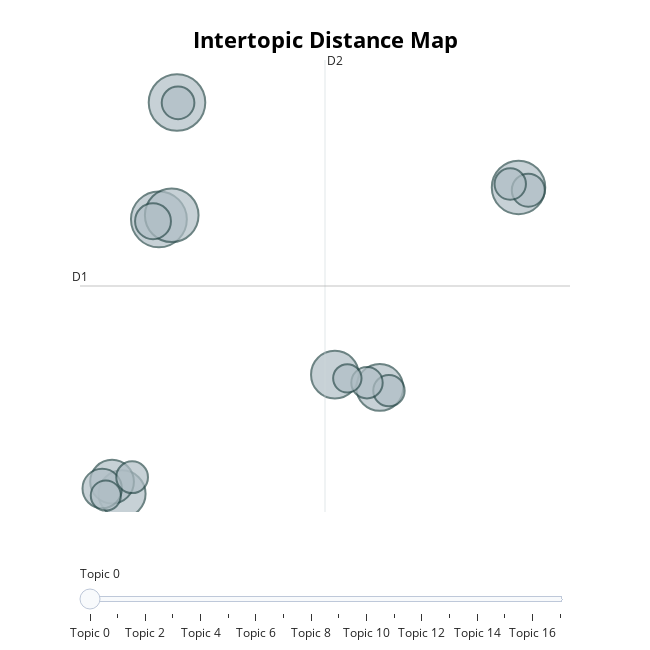

Notebook source saved alongside this figure:
### Code cell
topic_model.visualize_topics()

### Figure 1 — Plotly figure (JSON) as saved in the notebook; plotly's stock layout.template omitted (floating-point values rounded to 4 significant figures)
{"data": [{"customdata": [[0, "learn trade | learn job | little bit | dont money | went school", 159], [1, "quit job | new job | changing jobs | leave job | current job", 155], [2, "career development | stable job | starting business | difficult decision | firsttier city", 143], [3, "end relationship | decision break | decision end | break boyfriend | longterm relationship", 142], [4, "entrance examination | postgraduate entrance | college entrance | college entrance examination | postgraduate entrance examination", 113], [5, "pay loan | buy car | buying new | decided buy | buy new", 110], [6, "sri lanka | study abroad | decided abroad | away family | return sri", 109], [7, "seriously ill | heart surgery | care father | mothers condition | new city", 95], [8, "sons house | family members | children need | birth daughter | help convince", 77], [9, "hardest decision | decision ive | hardest decision ive | change jobs | decision change", 64], [10, "decision divorce | divorce husband | second decision | years ago | divorce decision", 54], [11, "took decision | dont money rent | buy bicycle | dont money rent store | money rent store", 53], [12, "cesarean section | got pregnant | second child | terminate pregnancy | grow hair", 50], [13, "decision married | life partner | getting married | decided married | right person", 49], [14, "moving city | change city | moved city | place residence | change place residence", 49], [15, "masters degree | school years | higher education | bachelors degree | year years", 49], [16, "paddy field | house land | land brothers | brothers father | land care", 45], [17, "high school | choosing university | preference list | decision life choosing | middle school", 40]], "hovertemplate": "<b>Topic %{customdata[0]}</b><br>%{customdata[1]}<br>Size: %{customdata[2]}", "legendgroup": "", "marker": {"color": "#B0BEC5", "line": {"color": "DarkSlateGrey", "width": 2}, "size": [159, 155, 143, 142, 113, 110, 109, 95, 77, 64, 54, 53, 50, 49, 49, 49, 45, 40], "sizemode": "area", "sizeref": 0.09938, "symbol": "circle"}, "mode": "markers", "name": "", "orientation": "v", "showlegend": false, "type": "scatter", "x": [-1.597, -1.992, -1.712, 5.859, 1.85, -2.796, 2.831, -3.015, -3.23, -2.121, 6.072, -1.574, -2.577, 5.679, 3.031, 2.551, -3.151, 2.122], "xaxis": "x", "y": [19.49, 11.45, 11.73, 13.65, 0.7691, -7.43, -0.1116, -6.595, -7.063, 11.32, 13.46, 19.47, -6.286, 13.88, -0.3306, 0.2146, -7.547, 0.514], "yaxis": "y"}], "layout": {"annotations": [{"showarrow": false, "text": "D1", "x": -3.715, "y": 6.867, "yshift": 10}, {"showarrow": false, "text": "D2", "x": 1.634, "xshift": 10, "y": 22.41}], "height": 650, "hoverlabel": {"bgcolor": "white", "font": {"family": "Rockwell", "size": 16}}, "legend": {"itemsizing": "constant", "tracegroupgap": 0}, "margin": {"t": 60}, "shapes": [{"line": {"color": "#CFD8DC", "width": 2}, "type": "line", "x0": 1.634, "x1": 1.634, "y0": -8.679, "y1": 22.41}, {"line": {"color": "#9E9E9E", "width": 2}, "type": "line", "x0": -3.715, "x1": 6.983, "y0": 6.867, "y1": 6.867}], "sliders": [{"active": 0, "pad": {"t": 50}, "steps": [{"args": [{"marker.color": [["red", "#B0BEC5", "#B0BEC5", "#B0BEC5", "#B0BEC5", "#B0BEC5", "#B0BEC5", "#B0BEC5", "#B0BEC5", "#B0BEC5", "#B0BEC5", "#B0BEC5", "#B0BEC5", "#B0BEC5", "#B0BEC5", "#B0BEC5", "#B0BEC5", "#B0BEC5"]]}], "label": "Topic 0", "method": "update"}, {"args": [{"marker.color": [["#B0BEC5", "red", "#B0BEC5", "#B0BEC5", "#B0BEC5", "#B0BEC5", "#B0BEC5", "#B0BEC5", "#B0BEC5", "#B0BEC5", "#B0BEC5", "#B0BEC5", "#B0BEC5", "#B0BEC5", "#B0BEC5", "#B0BEC5", "#B0BEC5", "#B0BEC5"]]}], "label": "Topic 1", "method": "update"}, {"args": [{"marker.color": [["#B0BEC5", "#B0BEC5", "red", "#B0BEC5", "#B0BEC5", "#B0BEC5", "#B0BEC5", "#B0BEC5", "#B0BEC5", "#B0BEC5", "#B0BEC5", "#B0BEC5", "#B0BEC5", "#B0BEC5", "#B0BEC5", "#B0BEC5", "#B0BEC5", "#B0BEC5"]]}], "label": "Topic 2", "method": "update"}, {"args": [{"marker.color": [["#B0BEC5", "#B0BEC5", "#B0BEC5", "red", "#B0BEC5", "#B0BEC5", "#B0BEC5", "#B0BEC5", "#B0BEC5", "#B0BEC5", "#B0BEC5", "#B0BEC5", "#B0BEC5", "#B0BEC5", "#B0BEC5", "#B0BEC5", "#B0BEC5", "#B0BEC5"]]}], "label": "Topic 3", "method": "update"}, {"args": [{"marker.color": [["#B0BEC5", "#B0BEC5", "#B0BEC5", "#B0BEC5", "red", "#B0BEC5", "#B0BEC5", "#B0BEC5", "#B0BEC5", "#B0BEC5", "#B0BEC5", "#B0BEC5", "#B0BEC5", "#B0BEC5", "#B0BEC5", "#B0BEC5", "#B0BEC5", "#B0BEC5"]]}], "label": "Topic 4", "method": "update"}, {"args": [{"marker.color": [["#B0BEC5", "#B0BEC5", "#B0BEC5", "#B0BEC5", "#B0BEC5", "red", "#B0BEC5", "#B0BEC5", "#B0BEC5", "#B0BEC5", "#B0BEC5", "#B0BEC5", "#B0BEC5", "#B0BEC5", "#B0BEC5", "#B0BEC5", "#B0BEC5", "#B0BEC5"]]}], "label": "Topic 5", "method": "update"}, {"args": [{"marker.color": [["#B0BEC5", "#B0BEC5", "#B0BEC5", "#B0BEC5", "#B0BEC5", "#B0BEC5", "red", "#B0BEC5", "#B0BEC5", "#B0BEC5", "#B0BEC5", "#B0BEC5", "#B0BEC5", "#B0BEC5", "#B0BEC5", "#B0BEC5", "#B0BEC5", "#B0BEC5"]]}], "label": "Topic 6", "method": "update"}, {"args": [{"marker.color": [["#B0BEC5", "#B0BEC5", "#B0BEC5", "#B0BEC5", "#B0BEC5", "#B0BEC5", "#B0BEC5", "red", "#B0BEC5", "#B0BEC5", "#B0BEC5", "#B0BEC5", "#B0BEC5", "#B0BEC5", "#B0BEC5", "#B0BEC5", "#B0BEC5", "#B0BEC5"]]}], "label": "Topic 7", "method": "update"}, {"args": [{"marker.color": [["#B0BEC5", "#B0BEC5", "#B0BEC5", "#B0BEC5", "#B0BEC5", "#B0BEC5", "#B0BEC5", "#B0BEC5", "red", "#B0BEC5", "#B0BEC5", "#B0BEC5", "#B0BEC5", "#B0BEC5", "#B0BEC5", "#B0BEC5", "#B0BEC5", "#B0BEC5"]]}], "label": "Topic 8", "method": "update"}, {"args": [{"marker.color": [["#B0BEC5", "#B0BEC5", "#B0BEC5", "#B0BEC5", "#B0BEC5", "#B0BEC5", "#B0BEC5", "#B0BEC5", "#B0BEC5", "red", "#B0BEC5", "#B0BEC5", "#B0BEC5", "#B0BEC5", "#B0BEC5", "#B0BEC5", "#B0BEC5", "#B0BEC5"]]}], "label": "Topic 9", "method": "update"}, {"args": [{"marker.color": [["#B0BEC5", "#B0BEC5", "#B0BEC5", "#B0BEC5", "#B0BEC5", "#B0BEC5", "#B0BEC5", "#B0BEC5", "#B0BEC5", "#B0BEC5", "red", "#B0BEC5", "#B0BEC5", "#B0BEC5", "#B0BEC5", "#B0BEC5", "#B0BEC5", "#B0BEC5"]]}], "label": "Topic 10", "method": "update"}, {"args": [{"marker.color": [["#B0BEC5", "#B0BEC5", "#B0BEC5", "#B0BEC5", "#B0BEC5", "#B0BEC5", "#B0BEC5", "#B0BEC5", "#B0BEC5", "#B0BEC5", "#B0BEC5", "red", "#B0BEC5", "#B0BEC5", "#B0BEC5", "#B0BEC5", "#B0BEC5", "#B0BEC5"]]}], "label": "Topic 11", "method": "update"}, {"args": [{"marker.color": [["#B0BEC5", "#B0BEC5", "#B0BEC5", "#B0BEC5", "#B0BEC5", "#B0BEC5", "#B0BEC5", "#B0BEC5", "#B0BEC5", "#B0BEC5", "#B0BEC5", "#B0BEC5", "red", "#B0BEC5", "#B0BEC5", "#B0BEC5", "#B0BEC5", "#B0BEC5"]]}], "label": "Topic 12", "method": "update"}, {"args": [{"marker.color": [["#B0BEC5", "#B0BEC5", "#B0BEC5", "#B0BEC5", "#B0BEC5", "#B0BEC5", "#B0BEC5", "#B0BEC5", "#B0BEC5", "#B0BEC5", "#B0BEC5", "#B0BEC5", "#B0BEC5", "red", "#B0BEC5", "#B0BEC5", "#B0BEC5", "#B0BEC5"]]}], "label": "Topic 13", "method": "update"}, {"args": [{"marker.color": [["#B0BEC5", "#B0BEC5", "#B0BEC5", "#B0BEC5", "#B0BEC5", "#B0BEC5", "#B0BEC5", "#B0BEC5", "#B0BEC5", "#B0BEC5", "#B0BEC5", "#B0BEC5", "#B0BEC5", "#B0BEC5", "red", "#B0BEC5", "#B0BEC5", "#B0BEC5"]]}], "label": "Topic 14", "method": "update"}, {"args": [{"marker.color": [["#B0BEC5", "#B0BEC5", "#B0BEC5", "#B0BEC5", "#B0BEC5", "#B0BEC5", "#B0BEC5", "#B0BEC5", "#B0BEC5", "#B0BEC5", "#B0BEC5", "#B0BEC5", "#B0BEC5", "#B0BEC5", "#B0BEC5", "red", "#B0BEC5", "#B0BEC5"]]}], "label": "Topic 15", "method": "update"}, {"args": [{"marker.color": [["#B0BEC5", "#B0BEC5", "#B0BEC5", "#B0BEC5", "#B0BEC5", "#B0BEC5", "#B0BEC5", "#B0BEC5", "#B0BEC5", "#B0BEC5", "#B0BEC5", "#B0BEC5", "#B0BEC5", "#B0BEC5", "#B0BEC5", "#B0BEC5", "red", "#B0BEC5"]]}], "label": "Topic 16", "method": "update"}, {"args": [{"marker.color": [["#B0BEC5", "#B0BEC5", "#B0BEC5", "#B0BEC5", "#B0BEC5", "#B0BEC5", "#B0BEC5", "#B0BEC5", "#B0BEC5", "#B0BEC5", "#B0BEC5", "#B0BEC5", "#B0BEC5", "#B0BEC5", "#B0BEC5", "#B0BEC5", "#B0BEC5", "red"]]}], "label": "Topic 17", "method": "update"}]}], "title": {"font": {"color": "Black", "size": 22}, "text": "<b>Intertopic Distance Map</b>", "x": 0.5, "xanchor": "center", "y": 0.95, "yanchor": "top"}, "width": 650, "xaxis": {"anchor": "y", "domain": [0, 1], "range": [-3.715, 6.983], "title": {"text": ""}, "visible": false}, "yaxis": {"anchor": "x", "domain": [0, 1], "range": [-8.679, 22.41], "title": {"text": ""}, "visible": false}}}
